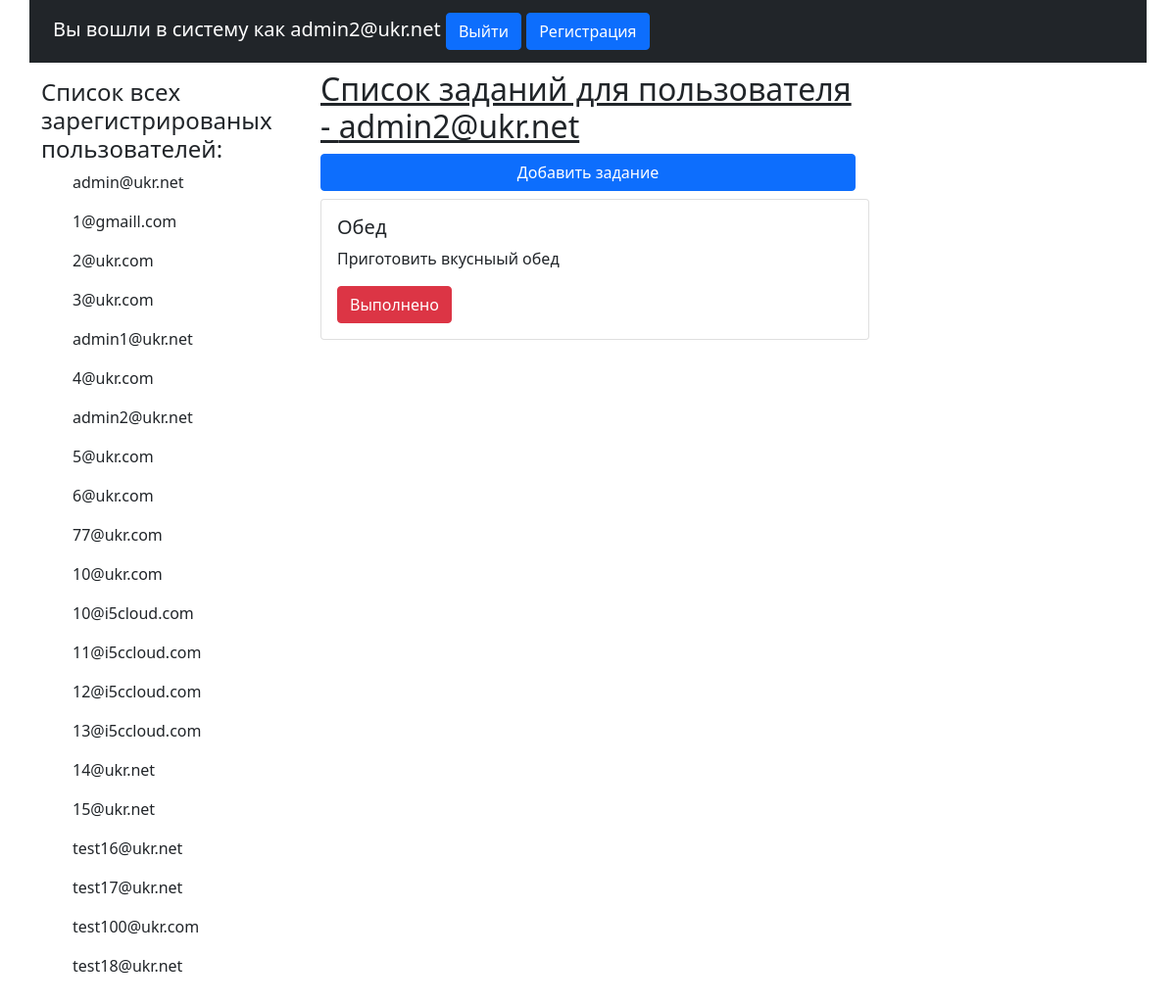
Screenshot of / (signed in) with the database file from the repository.
### mainapp/models.py (models this page shows, shortened)
class User(AbstractBaseUser, PermissionsMixin):
    email = models.EmailField(db_index=True, unique=True)
    first_name = models.CharField(max_length=255)
    last_name = models.CharField(max_length=255)
    is_active = models.BooleanField(default=True)
    is_staff = models.BooleanField(default=False)
    username = None
    objects = UserManager()
    USERNAME_FIELD = 'email'
    REQUIRED_FIELDS = []
    def __str__(self):
        return self.email

class Task(models.Model):
    name = models.CharField(max_length=255, verbose_name='Название')
    description = models.CharField(max_length=255, verbose_name='Описание')
    user = models.ForeignKey(User, on_delete=models.CASCADE)
    created_at = models.DateTimeField(auto_now_add=True)

### mainapp/views.py (the view)
# urls.py: path('', BaseView.as_view(),name='base'),
class BaseView(View):
    def get(self,request,*args,**kwargs):
        users =  User.objects.all()
        tasks = Task.objects.filter(user=request.user.id)
        context = {
            'users': users,
            'tasks': tasks
        }
        return render(request, 'base.html', context)

### mainapp/templates/base.html (shortened to what this page needs)
<!DOCTYPE html>
{% load crispy_forms_tags %}
<html lang="en">
<head>
    <link href="https://cdn.jsdelivr.net/npm/bootstrap@5.1.0/dist/css/bootstrap.min.css" rel="stylesheet">
</head>
<body>
<nav class="container navbar navbar-dark bg-dark">
  <div class="container-fluid">
    <span class="navbar-brand mb-0 h1">Вы вошли в систему как {% if not request.user.is_authenticated %}  Гость<a class="btn btn-primary" href="{% url 'login' %}" role="button">Войти</a>  {% else %}{{request.user}}{% endif %}
    <a class="btn btn-primary" href="{% url 'logout' %}" role="button"> Выйти</a>
    <a class="btn btn-primary" href="{% url 'register' %}" role="button">Регистрация</a>
    </span>
  </div>
</nav>
<div class="container">
    <div class="row">
        <div class="col-md-3">
            <h4 class="mt-2">Список всех зарегистрированых пользователей:</h4>
            {% if request.user.is_authenticated %}
                {% for user in users %}
                <ul>{{user.email}}</ul>
                {% endfor %}<br>
            {% else %}
            <h5 class="mt-4 mb-4 fst-italic">Нужно войти в систему что бы просмотреть</h5>
            {% endif %}
        </div>
            <div class="col-md-6">
            {% if request.user.is_authenticated %}
                <h2 class="text-decoration-underline">Список заданий для пользователя - {{request.user}}</h2>
                <div class="d-grid gap-2">
                <a class="btn btn-primary" href="{% url 'add_task' %}">Добавить задание</a>
                </div>
                {% if not tasks %}
                    Заданий для даного пользователя нету
                {% else %}
                {% for task in tasks %}
                <div class="card mt-2 mb-2" style="width: 35rem;">
                <div class="card-body">
                <h5 class="card-title">{{task.name}}</h5>
                <p class="card-text">{{task.description}}</p>
                <a href="{% url 'delete_task' id=task.id %}" class="btn btn-danger">Выполнено</a>
                </div>
                </div>
                {% endfor %} {% endif %}
                {% else %}
                 <h5 class="mt-4 mb-4 fst-italic">Нужно войти в систему что бы просмотреть</h5>
                {% endif %}
            </div>
    </div>
    </div>
</body>
</html>

### rows the page displays
User: user "admin2@ukr.net", email "admin2@ukr.net"
User: email "admin@ukr.net"
User: email "1@gmaill.com"
User: email "2@ukr.com"
User: email "3@ukr.com"
User: email "admin1@ukr.net"
User: email "4@ukr.com"
User: email "5@ukr.com"
User: email "6@ukr.com"
User: email "77@ukr.com"
User: email "10@ukr.com"
User: email "10@i5cloud.com"
User: email "11@i5ccloud.com"
User: email "12@i5ccloud.com"
User: email "13@i5ccloud.com"
User: email "14@ukr.net"
User: email "15@ukr.net"
User: email "test16@ukr.net"
User: email "test17@ukr.net"
User: email "test100@ukr.com"
User: email "test18@ukr.net"
Task: name "Обед", description "Приготовить вкусныый обед"
